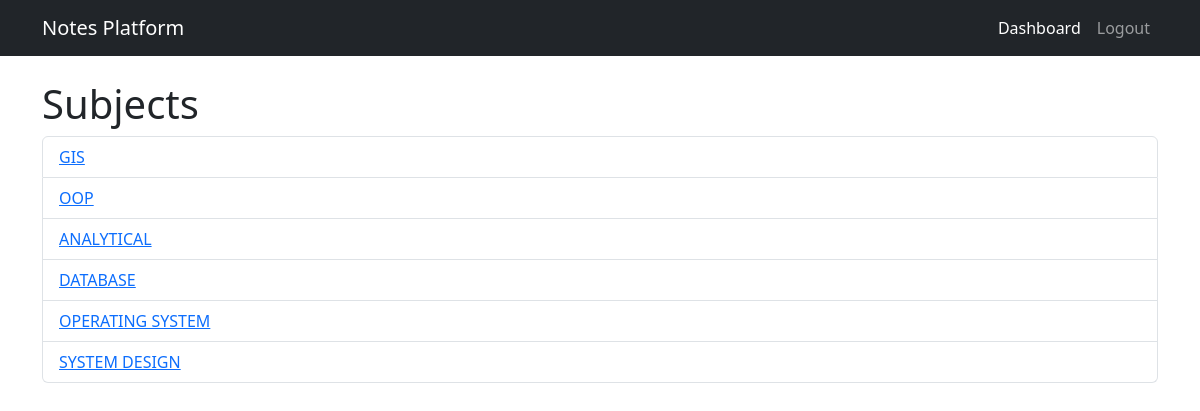
Page /subjects on the committed database.
### login/models.py (models this page shows, shortened)
class Subject(models.Model):
    name = models.CharField(max_length=100)

### login/views.py (the view)
# urls.py: path('subjects', subject_list, name='subject_list'),
def subject_list(request):
    subjects = Subject.objects.all()
    return render(request, 'subject_list.html', {'subjects': subjects})

### templates/subject_list.html (shortened to what this page needs)
<!DOCTYPE html>
<html lang="en">
<head>
    <link href="https://cdn.jsdelivr.net/npm/bootstrap@5.3.0/dist/css/bootstrap.min.css" rel="stylesheet">
</head>
<body>
    <nav class="navbar navbar-expand-lg navbar-dark bg-dark">
        <div class="container">
            <a class="navbar-brand" href="#">Notes Platform</a>
            <div class="collapse navbar-collapse" id="navbarNav">
                <ul class="navbar-nav ms-auto">
                    <li class="nav-item">
                        <a class="nav-link active" href="{% url 'dashboard' %}">Dashboard</a>
                    </li>
                    <li class="nav-item">
                        <a class="nav-link" href="{% url 'logout' %}">Logout</a>
                    </li>
                </ul>
            </div>
        </div>
    </nav>
    <div class="container mt-4">
        <h1>Subjects</h1>
        <ul class="list-group">
            {% for subject in subjects %}
                <li class="list-group-item">
                    <a href="{% url 'note_list' subject.id %}">{{ subject.name }}</a>
                </li>
            {% endfor %}
        </ul>
    </div>
</body>
</html>

### rows in the picture
Subject: name "GIS"
Subject: name "OOP"
Subject: name "ANALYTICAL"
Subject: name "DATABASE"
Subject: name "OPERATING SYSTEM"
Subject: name "SYSTEM DESIGN"
